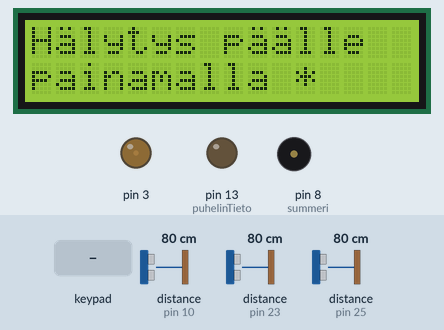
This sketch was run on a simulated Arduino Mega 2560, built with avr-gcc and run on an emulated ATmega2560. On the bench: 16×2 character LCD, output pins drawn as LEDs (lit = HIGH), buzzer (waves = sounding). The test bench sets the inputs (shaded band); at power-on: distance to the obstacle (sensors on pin 10, pin 23, pin 25) 80 cm. The echo pulse lasts 58.3 µs per cm; pins used as bus, display or sensor lines are not drawn.

Above: at 3.6 s.
3.7 s: key '*' pressed
At 4.5 s:
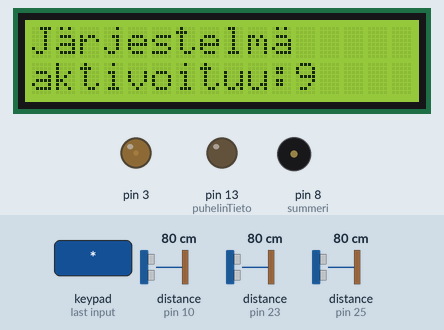
6.3 s: key '#' pressed
9.3 s: keypad keys 1 2 3 4 * pressed 0.4 s apart
At 14.1 s:
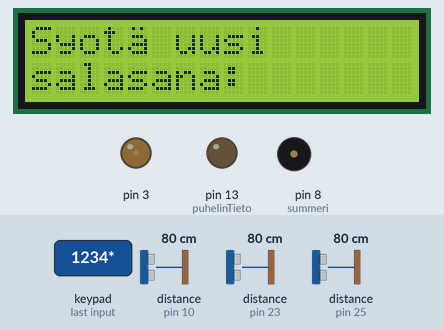
14.3 s: keypad keys 1 5 2 0 1 9 1 7 * pressed 0.4 s apart
At 17.8 s:
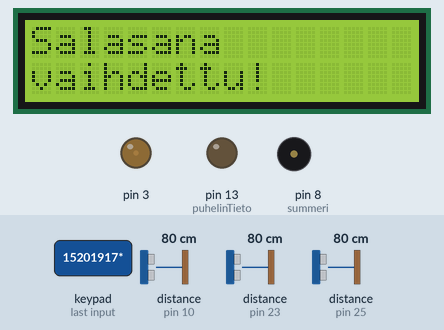
19.4 s: distance to the obstacle (sensor on pin 10) set to 73 cm
20.9 s: distance to the obstacle (sensor on pin 10) set to 67 cm
At 21.9 s:
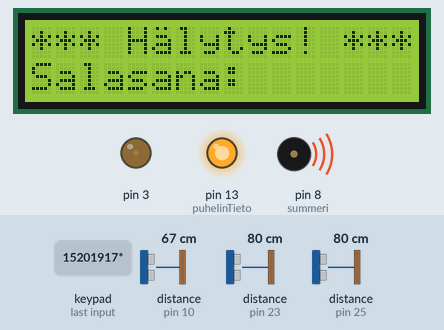
Timing chart, 0 to 23.4 s (numbered marks = the images above; inputs shaded):
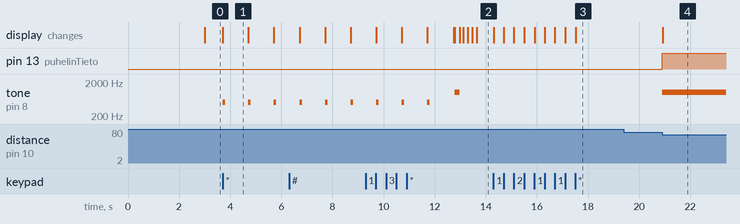

Measured:
- the behaviour switches between 70 and 69 cm on distance to the obstacle (sensor on pin 10) (found by bisection; images 3 and 4)
- after the input at 3.7 s, tone on pin 8 (summeri): alternates 500 Hz for 0.10 s and silent for 0.90 s, starting at once; the display: changes at once (image 1)
- after the input at 9.3 s, the display: first differs from a run without the input after 3.7 s (image 2 shows a later state)
- after the input at 14.3 s, the display: first changes at once (image 3 shows a later state)
- after the input at 19.4 s, every drawn part: stays the same
- after the input at 20.9 s, pin 13 (puhelinTieto): LOW → HIGH at once; tone on pin 8 (summeri): silent → 1000 Hz at once; the display: changes at once (image 4)

The sketch:

HalytysjarjestelmaFinal.ino
```cpp
/*  Hälytysjärjestelmä
 *  Ryhmä 42
 *  Aleksi Kalliokoski
 *  Jokke Kivijärvi
 *  Matias Koivumaa
 */

#include <LiquidCrystal.h> // Tuodaan kirjastot näytölle ja näppäimistölle
#include <Keypad.h>

#define valikko1 3000 //Vakiot, jotka määrittävät kuinka kauan valikon tekstit näkyvät
#define valikko2 6001
#define summeri 8 //Määritellään pinnit summerille ja sensoreille
#define trigPin 9
#define echoPin 10
#define trigPin1 22
#define echoPin1 23
#define trigPin2 24
#define echoPin2 25

int kontrasti = 20; //Muuttuja LCD-näytön kontrastille
const int puhelinTieto = 13;  //Pinni GSM-moodulille ilmoitusta varten
long kesto, kesto1, kesto2; //Laajempi muuttuja kestolle
int matka, matka1, matka2, alkuMatka, alkuMatka1, alkuMatka2, nykyMatka, nykyMatka1, nykyMatka2; //Muuttujat sensoreille
unsigned long halytys = 0; //Näihin päivitetään aikaa, jotta valikko vaihtaa aina 3 sekunnin välein tekstiä
unsigned long vaihto = 0;
String salasana = "1234"; //Salasana hälytyksen pois kytkemiseen
boolean kysytaankoSalasanaa = false;  //Totuusarvo kysytäänkö salasanaa
boolean halyjenTila = false;  //Hälytyksen tilasta kertovat totuusarvot
boolean halytPaalla = false;

const byte rivit = 4; //Neljä riviä
const byte sarakkeet = 3; //Kolme saraketta
char painettuNappain; //Numeronäppäimistöllä painettu näppäin
char nappaimet[rivit][sarakkeet] = { //Määritellään näppäimistön painikkeet
  {'1','2','3'},
  {'4','5','6'},
  {'7','8','9'},
  {'*','0','#'}
};
byte rowPins[rivit] = {15, 20, 19, 17}; //Rivien pinnit
byte colPins[sarakkeet] = {16, 14, 18}; //Sarakkeiden pinnit
Keypad myKeypad = Keypad( makeKeymap(nappaimet), rowPins, colPins, rivit, sarakkeet);

LiquidCrystal lcd(1, 2, 4, 5, 6, 7); //Luodaan LC objekti ja parametrit
```

A_Setup.ino
```cpp
void setup() {
  lcd.begin(16,2); //16 paikkainen sarake ja 2 rivinen LCD-näyttö
  pinMode(puhelinTieto, OUTPUT);  //Määritetään pinni 13 outputiksi
  pinMode(summeri, OUTPUT); //Määritetään inputit ja outputit summerille ja sensorille
  pinMode(trigPin, OUTPUT);
  pinMode(echoPin, INPUT);
  pinMode(trigPin1, OUTPUT);
  pinMode(echoPin1, INPUT);
  pinMode(trigPin2, OUTPUT);
  pinMode(echoPin2, INPUT);
  analogWrite(3,kontrasti); //Muutetaan 3 pinni LCD-näytön kontrastille sopivaksi
}
```

B_Loop.ino
```cpp
void loop() {
  painettuNappain=myKeypad.getKey();
  if(!halytPaalla){
    if(millis() >= halytys + valikko1){ //3 sekunnin delay eri tavalla toteutettuna
      halytys += valikko1;
      printtaus("H\xe1lytys p\xe1\xe1lle",0,0,1); //Tulostetaan näytölle aliohjelman avulla
      printtaus("painamalla *",0,1,0);  //Tulostetaan seuraavalle riville
      painettuNappain=myKeypad.getKey();
    }

  if(millis() >= vaihto + valikko2){
    vaihto += valikko2;
    printtaus("Vaihda salasana",0,0,1);
    printtaus("painamalla #",0,1,0);
    painettuNappain=myKeypad.getKey();
  }
  }
  switch (painettuNappain){ //Tarkistetaan onko painettu näppäimiä * tai #
    case '*':
      tone(summeri, 1000, 200); //Soitetaan summeria
      halyjenTila=true; //Asetetaan hälytys päälle
      break;

    case '#':
      tone(summeri, 1000, 200);
      salasananVaihto(); //Käynnistetään salasananvaihto-aliohjelma
      break;
  }
  if (halyjenTila) { //If lauseke toimii hälytyksen tilan mukaan
    printtaus("J\xe1rjestelm\xe1",0,0,1);
    printtaus("aktivoituu:",0,1,0);
    int laskuri = 9; //Luodaan lähtölaskuri hälyjen päällemenolle
    while (laskuri != 0) {
      printtaus(String(laskuri),11,1,0);
      laskuri--;
      tone(summeri, 500, 100);
      delay(1000);
    }
    printtaus("J\xe1rjestelm\xe1",0,0,1);
    printtaus("aktivoitu!",0,1,0);
    alkuMatka = matkaPituus(); //Mitataan ultraäänisensoreilla alkuetäisyydet
    alkuMatka1 = matkaPituus1();
    alkuMatka2 = matkaPituus2();
    halyjenTila = false;
    halytPaalla = true; //Hälytykset menevät päälle
  }

  if (halytPaalla == true){
    nykyMatka = matkaPituus() + 10;
    if ( nykyMatka < alkuMatka ) { //Sensori vertailee eroa alkuperäisen ja nykyisen matkan välillä
      digitalWrite(puhelinTieto, HIGH); //Annetaan tieto GSM-moduulille ilmoittaa hälytyksestä
      tone(summeri, 1000); //Summeri alkaa toistamaan 1000Hz signaalia jos sensori on havainnut eroa matkojen välillä
      lcd.clear();
      salasananSyotto(); //Suoritetaan salasanan syöttö aliohjelma
    }
  }
  if (halytPaalla == true){
    nykyMatka1 = matkaPituus1() + 10;
    if ( nykyMatka1 < alkuMatka1 ) {
      digitalWrite(puhelinTieto, HIGH);
      tone(summeri, 1000);
      lcd.clear();
      salasananSyotto();
    }
  }
  if (halytPaalla == true){
    nykyMatka2 = matkaPituus2() + 10;
    if ( nykyMatka2 < alkuMatka2 ) {
      digitalWrite(puhelinTieto, HIGH);
      tone(summeri, 1000);
      lcd.clear();
      salasananSyotto();
    }
  }
}
```

C_Liiketunnistimet.ino
```cpp
long matkaPituus(){ //Matkan pituuden mittaamiseen käytetty aliohjelma
  digitalWrite(trigPin, LOW);
  delayMicroseconds(2);
  digitalWrite(trigPin, HIGH); //Lähetetään 10µs ääniaalto laukaisupinnillä
  delayMicroseconds(10);
  digitalWrite(trigPin, LOW);
  kesto = pulseIn(echoPin, HIGH); //Luetaan kaikupinniltä ääniaallon ajankesto
  matka = kesto*0.034/2; //Lasketaan matkan pituus kertomalla ajankesto äänen nopeudella ja jaetaan tulos 2:lla
  return matka; //Palautetaan matka-muuttuja
}

long matkaPituus1(){
  digitalWrite(trigPin1, LOW);
  delayMicroseconds(2);
  digitalWrite(trigPin1, HIGH);
  delayMicroseconds(10);
  digitalWrite(trigPin1, LOW);
  kesto1 = pulseIn(echoPin1, HIGH);
  matka1 = kesto1*0.034/2;
  return matka1;
}

long matkaPituus2(){
  digitalWrite(trigPin2, LOW);
  delayMicroseconds(2);
  digitalWrite(trigPin2, HIGH);
  delayMicroseconds(10);
  digitalWrite(trigPin2, LOW);
  kesto2 = pulseIn(echoPin2, HIGH);
  matka2 = kesto2*0.034/2;
  return matka2;
}
```

D_SalasananSyotto.ino
```cpp
void salasananSyotto() { //Salasanan syöttö aliohjelma
  int k = 9; //Muuttuja salasanan piirtymistä varten
  String salasanaYritys = ""; //Muuttuja syötetylle salasanalle
  kysytaankoSalasanaa = true;
  printtaus("*** H\xe1lytys! ***",0,0,1);
  printtaus("Salasana:",0,1,0);
  while(kysytaankoSalasanaa) {
    painettuNappain = myKeypad.getKey(); //Luetaan painettu näppäin
    if (painettuNappain != NO_KEY){
      if (painettuNappain == '0' || painettuNappain == '1' || painettuNappain == '2' || painettuNappain == '3' ||
        painettuNappain == '4' || painettuNappain == '5' || painettuNappain == '6' || painettuNappain == '7' ||
        painettuNappain == '8' || painettuNappain == '9' ) {
        salasanaYritys += painettuNappain; //Lisätään syötetty numero salasanaYritys muuttujaan
        printtaus("*",k,1,0);//Tulostetaan * merkkejä numeroiden tilalle
        k++;
      }
    }
    if (k > 13 || painettuNappain == '#') { //Jos salasanaa kirjoitetaan enemmän kuin 4 numeroa TAI painetaan #-merkkiä, "nollataan" kirjoitus
      salasanaYritys = "";
      k = 9;
      printtaus("*** H\xe1lytys! ***",0,0,1);
      printtaus("Salasana:",0,1,0);
    }
    if ( painettuNappain == '*') { //Painettaessa *-merkkiä testataan onko salasana oikein
      if ( salasanaYritys == salasana ) { //Jos salasana on oikein, hälytys ja summeri kytkeytyvät pois päältä
        kysytaankoSalasanaa = false;
        halytPaalla = false;
        digitalWrite(puhelinTieto, LOW);
        noTone(summeri);
      }
      else if (salasanaYritys != salasana) { //Jos syötetty salasana on väärä, kerrotaan siitä ja annetaan käsky yrittää uudelleen
        printtaus("V\xe1\xe1r\xe1 salasana!",0,0,1);
        printtaus("Yrit\xe1 uudelleen",0,1,0),
        delay(2000);
        printtaus("*** H\xe1lytys! ***",0,0,1);
        printtaus("Salasana:",0,1,0);
      }
    }
  }
}
```

E_SalasananVaihto.ino
```cpp
void salasananVaihto() { //Salasanan vaihto aliohjelma
  kysytaankoSalasanaa = true;
  String vanhaSalasana = ""; //Muuttuja syötettyä salasanaa varten
  int k = 9; //Muuttuja salasanan piirtymistä varten
  printtaus("Syot\xe1 nykyinen",0,0,1);
  printtaus("salasana:",0,1,0);
  while(kysytaankoSalasanaa) {
    painettuNappain = myKeypad.getKey(); //Luetaan painettu näppäin
    if (painettuNappain != NO_KEY){
      if (painettuNappain == '0' || painettuNappain == '1' || painettuNappain == '2' || painettuNappain == '3' ||
        painettuNappain == '4' || painettuNappain == '5' || painettuNappain == '6' || painettuNappain == '7' ||
        painettuNappain == '8' || painettuNappain == '9' ) {
        vanhaSalasana += painettuNappain; //Lisätään syötetty numero vanhaSalasana muuttujaan
        printtaus("*",k,1,0);
        k++;
      }
    }
    if (k > 13 || painettuNappain == '#') { //Jos salasanaa kirjoitetaan enemmän kuin 4 numeroa TAI painetaan #-merkkiä, "nollataan" kirjoitus
      vanhaSalasana = "";
      k = 9;
      printtaus("Syot\xe1 nykyinen",0,0,1);
      printtaus("salasana:",0,1,0);
    }
    if ( painettuNappain == '*') { //Painettaessa *-merkkiä testataan onko salasana oikein
      if ( vanhaSalasana == salasana ) { //Jos salasana on oikein,
        String uusiSalasana = ""; //Muuttuja uudelle salasanalle
        k = 9;
        printtaus("Syot\xe1 uusi",0,0,1);
        printtaus("salasana:",0,1,0);
        while(kysytaankoSalasanaa) {
          painettuNappain = myKeypad.getKey(); //Luetaan painettu näppäin
          if (painettuNappain != NO_KEY){
            if (painettuNappain == '0' || painettuNappain == '1' || painettuNappain == '2' || painettuNappain == '3' ||
              painettuNappain == '4' || painettuNappain == '5' || painettuNappain == '6' || painettuNappain == '7' ||
              painettuNappain == '8' || painettuNappain == '9' ) {
              uusiSalasana += painettuNappain; //Lisätään syötetty numero uusiSalasana muuttujaan
              printtaus(String(painettuNappain),k,1,0);
              k++;
            }
          }
          if (k > 13 || painettuNappain == '#') { //Jos salasanaa kirjoitetaan enemmän kuin 4 numeroa TAI painetaan #-merkkiä, "nollataan" kirjoitus
            uusiSalasana = "";
            k = 9;
            printtaus("Syot\xe1 uusi",0,0,1);
            printtaus("salasana:",0,1,0);
          }
          if ( painettuNappain == '*') { //Painettaessa *-merkkiä vaihdetaan vanha salasana uuteen
            salasana = uusiSalasana;
            printtaus("Salasana",0,0,1);
            printtaus("vaihdettu!",0,1,0);
            delay(2000);
            kysytaankoSalasanaa = false;
          }
        }
      }
      else if (vanhaSalasana != salasana) { //Jos syötetty salasana on väärä, kerrotaan siitä ja annetaan käsky yrittää uudelleen
        vanhaSalasana = "";
        k = 9;
        printtaus("V\xe1\xe1r\xe1 salasana!",0,0,1);
        printtaus("Yrit\xe1 uudelleen",0,1,0);
        delay(2000);
        printtaus("Syot\xe1 nykyinen",0,0,1);
        printtaus("salasana:",0,1,0);
      }
    }
  }
}
```

F_Printtaus.ino
```cpp
void printtaus(String a, int b, int c, int d){  //Kaikki LCD-näytölle kirjoittaminen tapahtuu tässä aliohjelmassa
  if(d==1){
    lcd.clear(); // Jos d = 1, poistetaan entiset tekstit näytöltä
  }
 lcd.setCursor(b,c);//Mihin kohtaan ja kummalle riville
 lcd.print(a); // Mitä tulostetaan LCD-näytölle, pitää olla heittomerkkien sisällä
}
```
